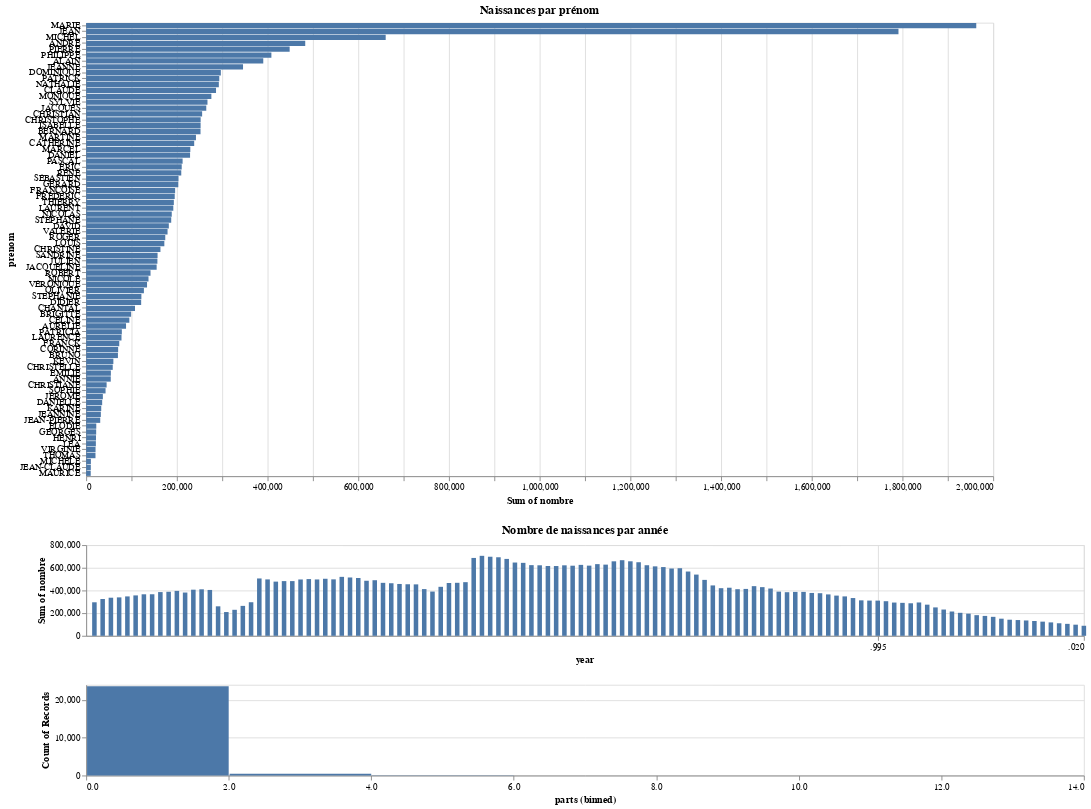

This figure's notebook cell:
### Code cell
brush = alt.selection_interval()

birth_count = alt.Chart(dwh, title="Nombre de naissances par année").mark_bar().encode(
    alt.X("year:T"),
    y='sum(nombre)',
).properties(width=1100, height=100).add_selection(brush)

alt.data_transformers.enable('default', max_rows=None)
names_hist = alt.Chart(dwh, title="Naissances par prénom").mark_bar().encode(
    alt.Y("prenom:N", sort="-x"),
    alt.X('sum(nombre)'),
).transform_window(
    rank='rank(x)',
    sort=[alt.SortField('x', order='descending')]
).transform_filter(
    brush & (alt.datum.nombre > 10_000)
).properties(width=1000, height=500)

hist = alt.Chart(dwh, title="").mark_bar().encode(
    alt.X("parts:Q", bin=True),
    y='count()',
).properties(width=1100, height=100).add_selection(brush).transform_filter(brush)

names_hist & birth_count & hist

### Figure 1 — Vega-Lite specification as saved in the notebook (floating-point values rounded to 4 significant figures; data arrays with more than 128 entries replaced by an {"elided": "..."} marker saying what was removed)
{"config": {"view": {"continuousWidth": 300, "continuousHeight": 300}}, "vconcat": [{"mark": {"type": "bar"}, "encoding": {"x": {"aggregate": "sum", "field": "nombre", "type": "quantitative"}, "y": {"field": "prenom", "sort": "-x", "type": "nominal"}}, "height": 500, "title": "Naissances par prénom", "transform": [{"window": [{"op": "rank", "field": "x", "as": "rank"}], "sort": [{"field": "x", "order": "descending"}]}, {"filter": {"and": [{"param": "param_2"}, "(datum.nombre > 10000)"]}}], "width": 1000}, {"mark": {"type": "bar"}, "encoding": {"x": {"field": "year", "type": "temporal"}, "y": {"aggregate": "sum", "field": "nombre", "type": "quantitative"}}, "height": 100, "name": "view_3", "title": "Nombre de naissances par année", "width": 1100}, {"mark": {"type": "bar"}, "encoding": {"x": {"bin": true, "field": "parts", "type": "quantitative"}, "y": {"aggregate": "count", "type": "quantitative"}}, "height": 100, "name": "view_4", "title": "", "transform": [{"filter": {"param": "param_2"}}], "width": 1100}], "data": {"name": "data-6c447e1c8a740aeb476a632dd6b57162"}, "params": [{"name": "param_2", "select": {"type": "interval"}, "views": ["view_3", "view_4"]}], "$schema": "https://vega.github.io/schema/vega-lite/v5.8.0.json", "datasets": {"data-6c447e1c8a740aeb476a632dd6b57162": {"elided": "24200 records"}}}
